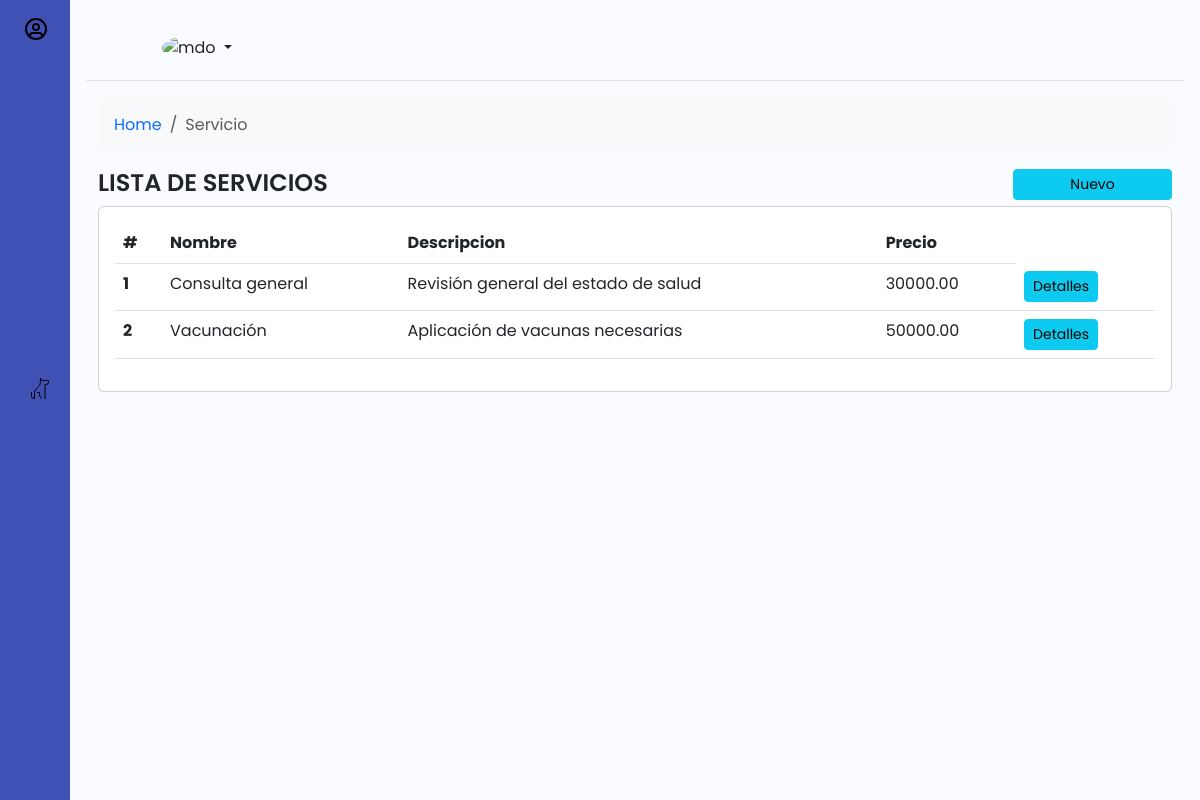
The app's page /Pag/Servicio/lista.php with its own data.
### tables this page shows
CREATE TABLE IF NOT EXISTS `servicios` (
  `id_servicio` int NOT NULL AUTO_INCREMENT,
  `nombre` varchar(50) NOT NULL,
  `descripcion` text,
  `precio` decimal(10,2) NOT NULL,
  PRIMARY KEY (`id_servicio`)
);

### includes/conn.php (called while the page is built, shortened)
<?php
	class conectarDB {
		public function __construct(){
			try{
				$this->conn_db=new PDO(DB_HOST,DB_USER,DB_PASS);
			}catch(Exception $e){
				echo "Error al conectar" .$e->getCode();
			}
		}
	}
?>

### modelo/class_servicio.php (called while the page is built, shortened)
<?php
require_once($_SERVER['DOCUMENT_ROOT'].'/MISMASCOTAS/includes/conn.php');
class servicio extends conectarDB{
	public function listar_servicio(){
		$sql="SELECT * FROM servicios";
		$sentencia=$this->conn_db->prepare($sql);
		$sentencia->execute();
		$resultados = $sentencia->fetchAll(PDO::FETCH_ASSOC);
		return $resultados;
	}
}

### Pag/Servicio/lista.php (the view, shortened to what this page needs)
<?php
    $servicio =  new servicio();
    $lista =  $servicio->listar_servicio();
?>
<div class="row">
    <div class="col-md-12">
        <nav aria-label="breadcrumb">
            <ol class="breadcrumb p-3 bg-body-tertiary rounded-3">
            <li class="breadcrumb-item"><a href="#">Home</a></li>
            <li class="breadcrumb-item active" aria-current="page">Servicio</li>
            </ol>
        </nav>
    </div>
</div>
<div class="row">
    <div class="col-md-10">
        <h1>LISTA DE SERVICIOS</h1>
    </div>
    <div class="col-md-2">
        <a href="residencial_nuevo.php" class="btn btn-info btn-sm col-12">Nuevo</a>
    </div>
</div>
<div class="row">
    <div class="col-md-12">
        <div class="card">
            <div class="card-body">
                <table class="table">
                    <thead>
                        <tr>
                            <th scope="col">#</th>
                            <th scope="col">Nombre</th>
                            <th scope="col">Descripcion</th>
                            <th scope="col">Precio</th>
                        </tr>
                    </thead>
                    <tbody>
                        <?php
                            $cont = 0;
                            foreach($lista as $fila){
                                $cont++;
                            ?>
                            <tr>
                                <th scope="row"><?php echo $cont?></th>
                                <td><?php echo $fila['nombre']?></td>
                                <td><?php echo $fila['descripcion']?></td>
                                <td><?php echo $fila['precio']?></td>
                                <td><a href="residencial_detalle.php?ID=<?php echo $fila['id_servicio']?>" class="btn btn-sm btn-info">Detalles</a></td>
                            </tr>
                        <?php  } ?>
                    </tbody>
                </table>
            </div>
        </div>
    </div>
</div>

### css/style.css (style rules this page uses)
a { text-decoration: none; }
li { list-style: none; }
h1 { font-weight: 600; font-size: 1.5rem; }
body { font-family: 'Poppins', sans-serif; }
.wrapper { display: flex; }
.main { min-height: 100vh; width: 100%; overflow: hidden; transition: all 0.35s ease-in-out; background-color: #fafbfe; }
#sidebar { width: 70px; min-width: 70px; z-index: 1000; transition: all .25s ease-in-out; background-color: #3f51b5; display: flex; flex-direction: column; }
.toggle-btn { background-color: transparent; cursor: pointer; border: 0; padding: 1rem 1.5rem; }
.sidebar-nav { padding: 2rem 0; flex: 1 1 auto; }
a.sidebar-link { padding: .625rem 1.625rem; color: #FFF; display: block; font-size: 0.9rem; white-space: nowrap; border-left: 3px solid transparent; }
.sidebar-item { position: relative; }

### records on screen
servicios: nombre "Consulta general", descripcion "Revisión general del estado de salud", precio "30000.00"
servicios: nombre "Vacunación", descripcion "Aplicación de vacunas necesarias", precio "50000.00"
